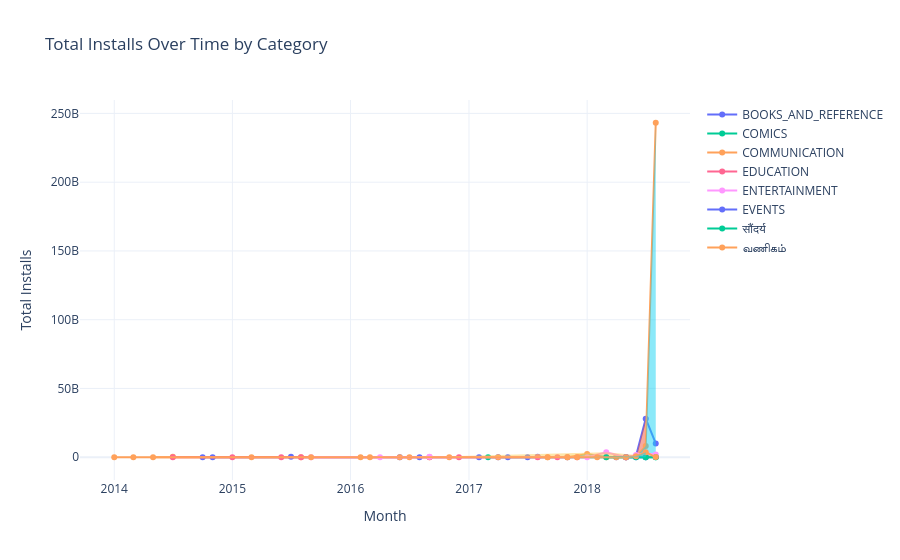

Notebook cell for this chart:
### Code cell
import plotly.graph_objects as go

fig = go.Figure()

for cat in grouped["Category"].unique():

    temp = grouped[grouped["Category"] == cat].sort_values("Month")

    # Line
    fig.add_trace(
        go.Scatter(
            x=temp["Month"],
            y=temp["Installs"],
            mode="lines+markers",
            name=cat
        )
    )

    # Highlight growth > 20%
    growth = temp[temp["Growth"].fillna(0) > 0.20]

    if not growth.empty:
        fig.add_trace(
            go.Scatter(
                x=growth["Month"],
                y=growth["Installs"],
                fill="tozeroy",
                mode="none",
                showlegend=False
            )
        )

fig.update_layout(
    title="Total Installs Over Time by Category",
    xaxis_title="Month",
    yaxis_title="Total Installs",
    template="plotly_white"
)

fig.show()
